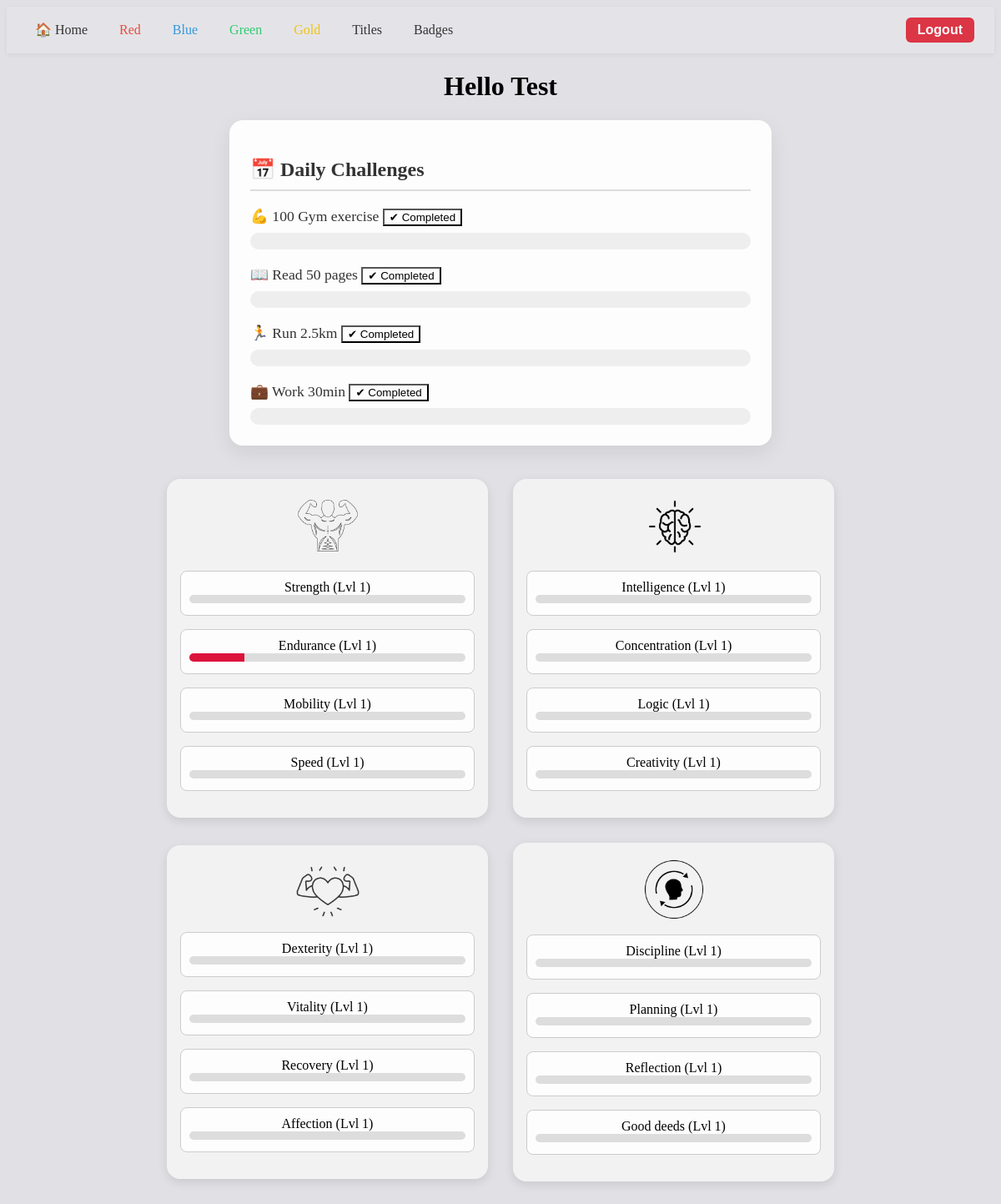
/dashboard (signed in), run on the app's committed database.
### tables this page shows
CREATE TABLE users (
                id INTEGER PRIMARY KEY AUTOINCREMENT,
                username TEXT NOT NULL UNIQUE,
                password TEXT NOT NULL
            );

CREATE TABLE daily (
                id INTEGER PRIMARY KEY AUTOINCREMENT,
                user_id INTEGER NOT NULL,
                challenge TEXT NOT NULL,
                completed BOOLEAN DEFAULT 0,
                UNIQUE(user_id, challenge),
                FOREIGN KEY(user_id) REFERENCES users(id)
            );

CREATE TABLE progress (
                id INTEGER PRIMARY KEY AUTOINCREMENT,
                user_id INTEGER NOT NULL,
                skill TEXT NOT NULL,
                category TEXT NOT NULL,
                xp INTEGER DEFAULT 0,
                level INTEGER DEFAULT 1, 
                FOREIGN KEY(user_id) REFERENCES users(id)
            );

### app.py (the view)
@app.route('/dashboard')
def dashboard():
    if 'user_id' not in session:
        return redirect(url_for('login'))
    user_id = session['user_id']
    with sqlite3.connect("database.db") as conn:
        c = conn.cursor()
        c.execute("SELECT skill, category, xp, level FROM progress WHERE user_id = ?", (user_id,))
        stats = c.fetchall()
        c.execute("SELECT challenge, completed FROM daily WHERE user_id = ?", (user_id,))
        daily_challenges = c.fetchall()
        c.execute("SELECT username FROM users WHERE id = ?", (user_id,))
        username = c.fetchone()[0]
        c.execute("SELECT selected_titles FROM selected_titles WHERE user_id = ?", (user_id,))
        row = c.fetchone()
        if row and row[0]:
            selected_titles = json.loads(row[0])
        else:
            selected_titles = []
        c.execute("SELECT selected_badges FROM selected_badges WHERE user_id = ?", (user_id,))
        row = c.fetchone()
        if row and row[0]:
            selected_badges = json.loads(row[0])
        else:
            selected_badges = []
    title_info = {}
    for skill, titles in TITLES.items():
        for level, title in titles.items():
            title_info[title] = {
                "skill": skill,
                "level": int(level)
            }
    badge_images = {}
    for badge in BADGES.get("badges", []):
        badge_images[badge["name"]] = badge["image"]
    skill_to_category = {
        "Strength": "Red", "Endurance": "Red", "Mobility": "Red", "Speed": "Red",
        "Intelligence": "Blue", "Concentration": "Blue", "Logic": "Blue", "Creativity": "Blue",
        "Dexterity": "Green", "Vitality": "Green", "Recovery": "Green", "Affection": "Green",
        "Discipline": "Gold", "Planning": "Gold", "Reflection": "Gold", "Good deeds": "Gold"
    }
    return render_template(
        "dashboard.html",
        stats=stats,
        daily_challenges=daily_challenges,
        username=username,
        selected_titles=selected_titles,
        selected_badges=selected_badges,
        title_info=title_info,
        badge_images=badge_images,
        skill_to_category=skill_to_category
    )

### templates/dashboard.html (shortened to what this page needs)
{% extends "base.html" %}
{% block content %}
<!DOCTYPE html>
<html lang="en">
<head>
    <link rel="stylesheet" href="/static/styles.css">
</head>
<body style="background-color: #e0e0e5">
    <nav class="main-navbar">
        <div class="navbar-container">
            <div class="nav-links">
                <a href="{{ url_for('index') }}">🏠 Home</a>
                {% for category in ["Red", "Blue", "Green", "Gold"] %}
                    <a href="/card_{{ category|lower }}" class="category-link {{ category|lower }}">{{ category }}</a>
                {% endfor %}
                <a href="{{ url_for('titles') }}">Titles</a>
                <a href="{{ url_for('badges') }}">Badges</a>
            </div>
            <div class="logout-form">
                <form method="POST" action="{{ url_for('logout') }}">
                    <button type="submit">Logout</button>
                </form>
            </div>
        </div>
    </nav>
    <header>
        <h1 style="text-align: center;">Hello {{username}}</h1>
        <section id="daily-challenges">
            <h2>📅 Daily Challenges</h2>
            <ul class="challenge-list">
            {% for challenge, completed in daily_challenges %}
            <li class="challenge-item">
                <div class="challenge-header">
                {% if challenge == "Gym" %}
                    💪 100 Gym exercise
                {% elif challenge == "Running" %}
                    🏃 Run 2.5km
                {% elif challenge == "Reading" %}
                    📖 Read 50 pages
                {% elif challenge == "Work" %}
                    💼 Work 30min
                {% else %}
                    {{ challenge }}
                {% endif %}
                <button class="complete-btn-{{ challenge|replace(' ', '') }}"
                    onclick="markComplete(this)"
                    style="background-color: {{ 'white' if completed == 1 else 'initial' }};"
                    {% if completed == 1 %}disabled{% endif %}>
                    {{ "✅ Done" if completed == 1 else "✔ Completed" }}
                </button>
                </div>
                <progress value="{{ 100 if completed == 1 else 0 }}" max="100"
                      class="{{ 'completed' if completed == 1 else '' }}"></progress>
            </li>
            {% endfor %}
            </ul>
        </section>
    </header>
    <main>
        <div class="category-grid">
            {% for category in ["Red", "Blue", "Green", "Gold"] %}
                <a href= "/card_{{category|lower}}" style = "text-decoration: none;">
                <div class="card {{ category|lower }}">
                    <img src="../static/images/icons/icon_{{category|lower }}.png" alt="{{ category }} Icon" class="category-icon">
                    <div class="xp-bar-group">
                        {% for skill, cat, xp, level in stats %}
                            {% if cat == category %}
                                <div class="skill-bar">
                                    <span>{{ skill }} (Lvl {{ level }})</span>
                                    <div class="xp-bar">
                                        <div class="fill" style="width: {{ (xp / (level * 100)) * 100 }}%"></div>
                                    </div>
                                </div>
                            {% endif %}
                        {% endfor %}
                    </div>
                </div>
                </a>
            {% endfor %}
        </div>
    </main>
</body>
</html>
{% endblock %}

### static/styles.css (style rules this page uses)
.category-grid { display: grid; grid-template-columns: repeat(2, 1fr); gap: 30px; justify-content: center; align-items: center; max-width: 800px; margin: 40px auto; }
.card { background-color: #f2f2f2; border-radius: 16px; padding: 16px; box-shadow: 0 4px 12px rgba(0, 0, 0, 0.1); text-align: center; }
.category-icon { width: 80px; margin-bottom: 10px; }
.xp-bar-group { color: black; text-decoration: none; }
.skill-bar { text-decoration: none; margin-bottom: 1em; padding: 10px; border: 1px solid #ccc; border-radius: 8px; background-color: #fdfdfd; position: relative; }
.xp-bar { height: 10px; background-color: #ddd; border-radius: 5px; overflow: hidden; margin-bottom: 4px; }
.xp-bar .fill { height: 100%; background-color: #e74c3c; transition: width 0.3s ease; }
.fill { height: 100%; background-color: crimson; transition: width 0.4s ease-in-out; }
.card.red .fill { background-color: crimson; }
section h2 { margin-bottom: 15px; color: #333; font-size: 1.4rem; }
form { display: flex; flex-direction: column; gap: 15px; }
form button { background-color: #007bff; color: white; padding: 12px; border: none; border-radius: 6px; font-size: 1rem; font-weight: bold; cursor: pointer; transition: background-color 0.3s ease; }
#daily-challenges { background: #fdfdfd; border-radius: 16px; padding: 25px; margin: 20px auto; box-shadow: 0 8px 24px rgba(0, 0, 0, 0.08); max-width: 600px; text-align: left; }
#daily-challenges h2 { margin-bottom: 20px; font-size: 1.5rem; color: #333; border-bottom: 2px solid #ddd; padding-bottom: 10px; }
.challenge-list { list-style: none; padding: 0; margin: 0; display: flex; flex-direction: column; gap: 20px; }
.challenge-item { font-size: 1.1rem; font-weight: 500; color: #333; display: flex; flex-direction: column; gap: 8px; }
.challenge-item progress { width: 100%; height: 20px; appearance: none; }
.main-navbar { background-color: #e4e4e8; padding: 12px 24px; box-shadow: 0 2px 6px rgba(0, 0, 0, 0.05); border-bottom: 1px solid #e2e2e2; position: sticky; top: 0; z-index: 1000; }
.navbar-container { display: flex; justify-content: space-between; align-items: center; max-width: 1200px; margin: 0 auto; width: 100%; }
.nav-links { display: flex; gap: 18px; align-items: center; }
.nav-links a { text-decoration: none; font-weight: 500; color: #333; padding: 6px 10px; transition: color 0.2s, background-color 0.2s; border-radius: 6px; }
.nav-links .red { color: #e74c3c; }
.nav-links .blue { color: #3498db; }
.nav-links .green { color: #2ecc71; }
.nav-links .gold { color: #f1c40f; }
.logout-form button { background-color: #dc3545; color: white; border: none; padding: 6px 14px; border-radius: 6px; cursor: pointer; font-weight: bold; transition: background-color 0.2s; }

### data on the page
users: username "Test"
daily: challenge "💪 100 Gym exercise", completed "✔ Completed"
daily: challenge "📖 Read 50 pages", completed "✔ Completed"
daily: challenge "🏃 Run 2.5km", completed "✔ Completed"
daily: challenge "💼 Work 30min", completed "✔ Completed"
progress: skill "Strength", level "1"
progress: skill "Endurance", level "1", xp 20 (drawn)
progress: skill "Mobility", level "1"
progress: skill "Speed", level "1"
progress: skill "Intelligence", level "1"
progress: skill "Concentration", level "1"
progress: skill "Logic", level "1"
progress: skill "Creativity", level "1"
progress: skill "Dexterity", level "1"
progress: skill "Vitality", level "1"
progress: skill "Recovery", level "1"
progress: skill "Affection", level "1"
progress: skill "Discipline", level "1"
progress: skill "Planning", level "1"
progress: skill "Reflection", level "1"
progress: skill "Good deeds", level "1"

### other printed values
{{ category }} "Red" "Blue" "Green" "Gold"
